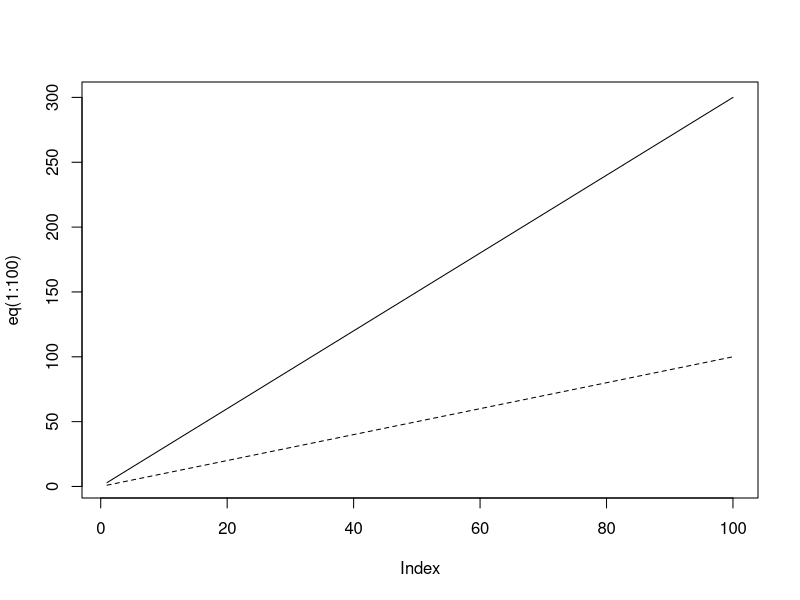
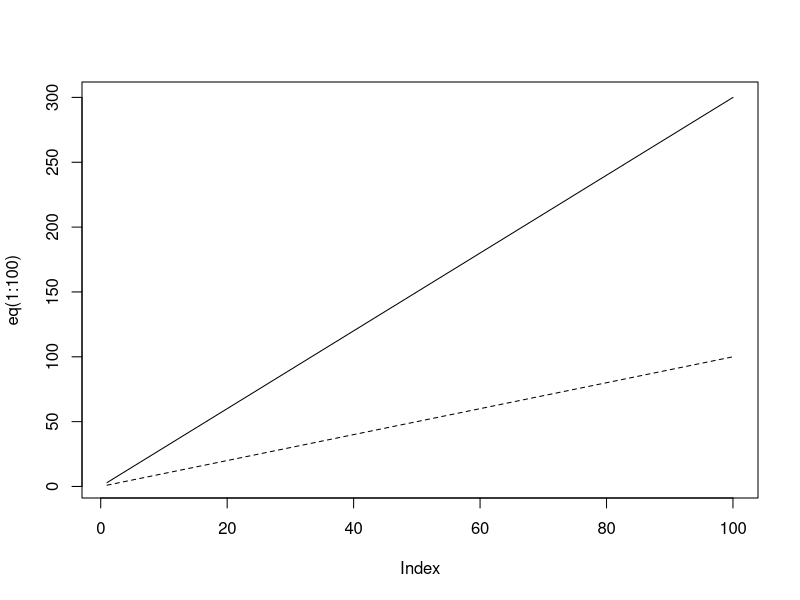

The R script that drew these images, in order:
## ---- chunk 1
eq = function(x){3*x}
eq2 = function(x){x}
plot(eq(1:100), type='l', lty = 1)
lines(eq2(1:100), type='l', lty = 2)
## ---- chunk 2
###SIMULATION###

#clear the workspace
rm(list = ls())

#initialize parameters
total.enrollment = 300
enrollment.period = 96
followup.period = 12
max.obs.time = enrollment.period + followup.period
median.failure.time = 18

exp.rate = log(2)/median.failure.time
set.seed(14052018)   #set seed

#simulate entry times and failure times
entry.time = runif(total.enrollment, min = 0, max = enrollment.period)
failure.time = rexp(n = total.enrollment, rate = log(2)/median.failure.time)

#define longest possible follow-up time for each case
potential.obs.time = max.obs.time - entry.time 

#calculate failure indicator and observation time
failed = (potential.obs.time > failure.time)   #failure indicator, delta
obs.time = pmin(potential.obs.time, failure.time)

###ANALYSIS###

#inspect distribution of failure times


#plot km estimator of survival


#compare km estimator with true survival function


#summary statistics and survival curve for X = obs.time


#summary statistics and survival curve for only uncensored cases

## ---- chunk 3
eq = function(x){3*x}
eq2 = function(x){x}
plot(eq(1:100), type='l', lty = 1)
lines(eq2(1:100), type='l', lty = 2)
## ---- chunk 4
###SIMULATION###

#clear the workspace
rm(list = ls())

#initialize parameters
total.enrollment = 300
enrollment.period = 96
followup.period = 12
max.obs.time = enrollment.period + followup.period
median.failure.time = 18

exp.rate = log(2)/median.failure.time
set.seed(14052018)   #set seed

#simulate entry times and failure times
entry.time = runif(total.enrollment, min = 0, max = enrollment.period)
failure.time = rexp(n = total.enrollment, rate = log(2)/median.failure.time)

#define longest possible follow-up time for each case
potential.obs.time = max.obs.time - entry.time 

#calculate failure indicator and observation time
failed = (potential.obs.time > failure.time)   #failure indicator, delta
obs.time = pmin(potential.obs.time, failure.time)

###ANALYSIS###

#inspect distribution of failure times


#plot km estimator of survival


#compare km estimator with true survival function


#summary statistics and survival curve for X = obs.time


#summary statistics and survival curve for only uncensored cases

